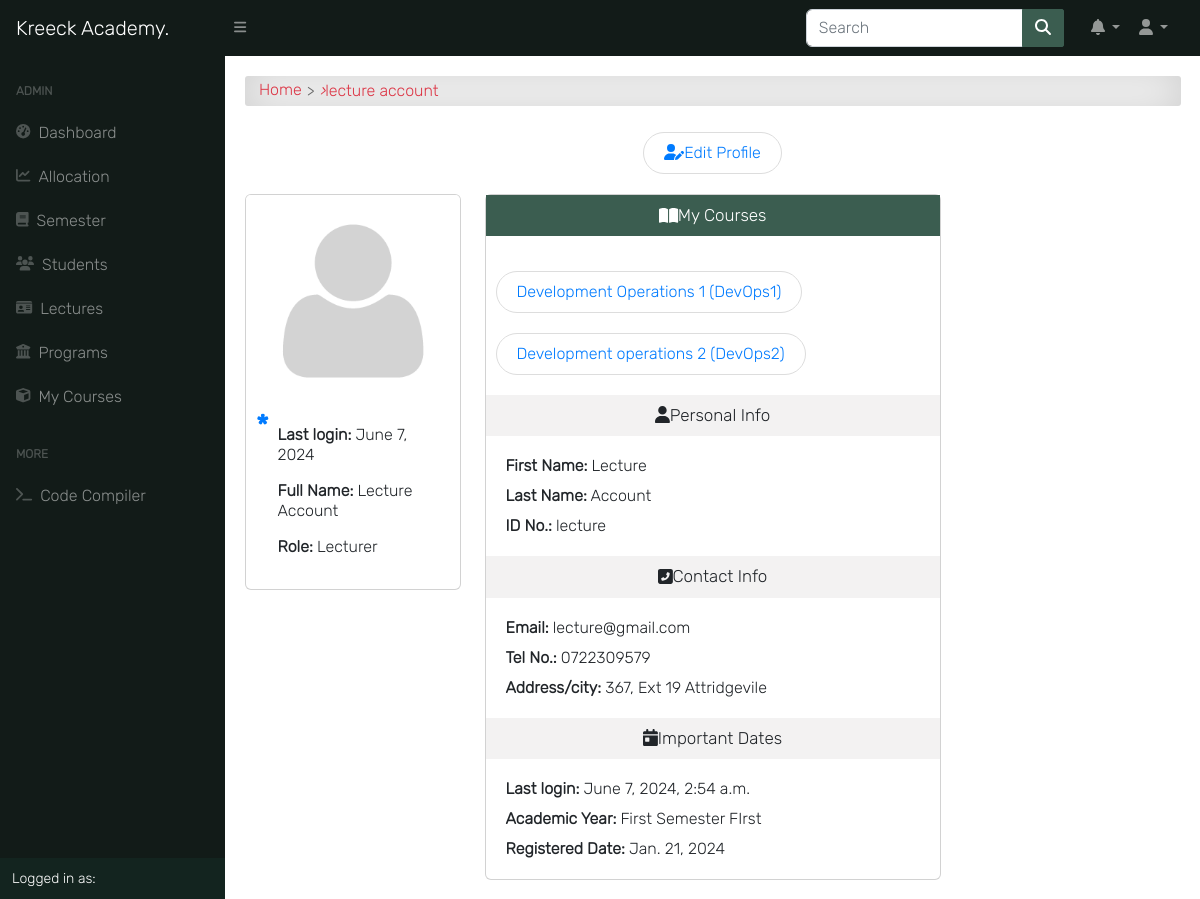
Page /auth/profile/2/detail/ (signed in) on the earlier database version.
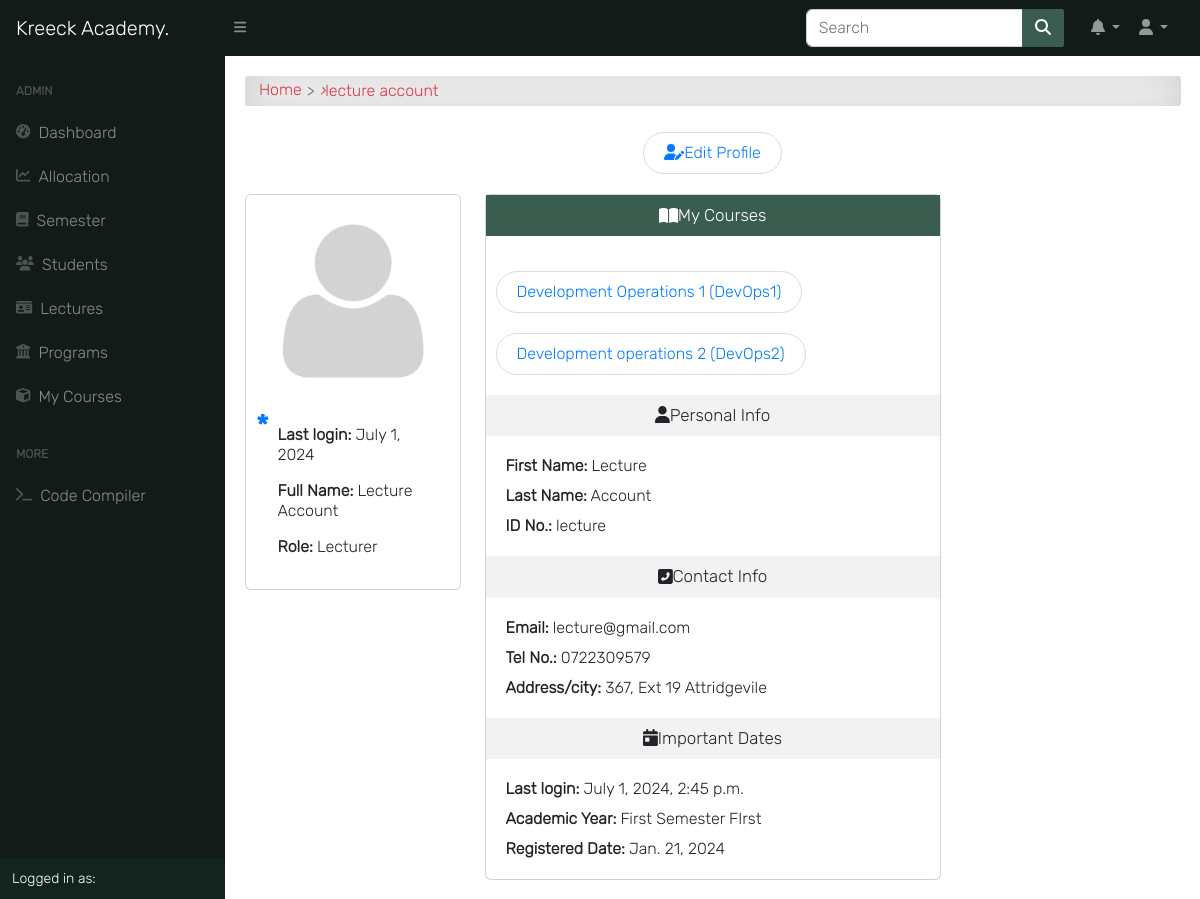
Same page on the later database version.
### accounts/models.py (models this page shows, shortened)
class User(AbstractUser):
    is_student = models.BooleanField(default=False)
    is_lecturer = models.BooleanField(default=False)
    is_parent = models.BooleanField(default=False)
    is_dep_head = models.BooleanField(default=False)
    phone = models.CharField(max_length=60, blank=True, null=True)
    address = models.CharField(max_length=60, blank=True, null=True)
    picture = models.ImageField(upload_to='profile_pictures/%y/%m/%d/', default='default.png', null=True)
    email = models.EmailField(blank=True, null=True)
    username_validator = ASCIIUsernameValidator()
    objects = UserManager()
    @property
    def get_full_name(self):
        full_name = self.username
        if self.first_name and self.last_name:
            full_name = self.first_name + " " + self.last_name
        return full_name
    @property
    def get_user_role(self):
        if self.is_superuser:
            return "Admin"
        elif self.is_student:
            return "Student"
        elif self.is_lecturer:
            return "Lecturer"
        elif self.is_parent:
            return "Parent"

### course/models.py (models this page shows, shortened)
class Course(models.Model):
    slug = models.SlugField(blank=True, unique=True)
    title = models.CharField(max_length=200, null=True)
    code = models.CharField(max_length=200, unique=True, null=True)
    credit = models.IntegerField(null=True, default=0)
    summary = models.TextField(max_length=200, blank=True, null=True)
    program = models.ForeignKey(Program, on_delete=models.CASCADE)
    level = models.CharField(max_length=25, choices=LEVEL, null=True)
    year = models.IntegerField(choices=YEARS, default=0)
    semester = models.CharField(choices=SEMESTER, max_length=200)
    is_elective = models.BooleanField(default=False, blank=True, null=True)
    price = models.DecimalField(max_digits=10, decimal_places=2, default=0.00)
    objects = CourseManager()
    def __str__(self):
        return "{0} ({1})".format(self.title, self.code, self.price)
    def get_absolute_url(self):
        return reverse('course_detail', kwargs={'slug': self.slug})

### app/models.py (models this page shows)
class Semester(models.Model):
    semester = models.CharField(max_length=10, choices=SEMESTER, blank=True)
    is_current_semester = models.BooleanField(default=False, blank=True, null=True)
    session = models.ForeignKey(Session, on_delete=models.CASCADE, blank=True, null=True)
    next_semester_begins = models.DateField(null=True, blank=True)
    def __str__(self):
        return self.semester

class Session(models.Model):
    session = models.CharField(max_length=200, unique=True)
    is_current_session = models.BooleanField(default=False, blank=True, null=True)
    next_session_begins = models.DateField(blank=True, null=True)
    def __str__(self):
        return self.session

### accounts/views.py (the view, shortened to what this page needs)
# urls.py: path('profile/<int:id>/detail/', profile_single, name='profile_single'),
@login_required
@admin_required
def profile_single(request, id):
    if request.user.id == id:
        return redirect("/profile/")
    current_session = get_object_or_404(Session, is_current_session=True)
    current_semester = get_object_or_404(Semester, is_current_semester=True, session=current_session)
    user = User.objects.get(pk=id)
    if user.is_lecturer:
        courses = Course.objects.filter(allocated_course__lecturer__pk=id).filter(semester=current_semester)
        context = {
            'title': user.get_full_name,
            "user": user,
            "user_type": "Lecturer",
            "courses": courses,
            'current_session': current_session,
            'current_semester': current_semester,
        }
        return render(request, 'accounts/profile_single.html', context)

### templates/accounts/profile_single.html (shortened to what this page needs)
{% extends 'base.html' %}
{% load static %}
{% load i18n %}
{% block content %}
<div id="input-nav"><a href="{% url 'home' %}" class="primary1">Home</a> <i>&rsaquo;</i> {{ user.get_full_name }}</div>
{% if request.user.is_superuser %}
<div class="btn-flex">
    {% if user.is_lecturer %}
    <a class="edit-btn" href="{% url 'staff_edit' pk=user.id %}">
        <i class="fas fa-user-edit"></i><span class="mobile-hide">Edit Profile</span>
    </a>
    {% endif %}
</div>
{% endif %}
<div class="row justify-content-between">
    <div class="col-md-3 mx-auto">
        <div class="card">
            {% if request.user.is_authenticated %}
                {% if not request.user.is_lecturer %}
                    <img src="{{ user.picture.url }}" class="dashboard-img" onload="cacheProfilePicture(this);">
                {% else %}
                    <img src="{{ user.picture.url }}" class="dashboard-img">
                {% endif %}
            {% endif %}
            <div class="program-description">
                <p><strong>Last login: </strong>{{ user.last_login|date }}</p>
                <p><strong>Full Name: </strong>{{ user.get_full_name|title }}</p>
                <p><strong>Role: </strong>
                    {{ user.get_user_role }}
                </p>
            </div>
        </div>
    </div>
    <div class="col-md-6">
        <div class="card">
            {% if user.is_lecturer %}
            <p class="form-title"><i class="fas fa-book-open"></i>My Courses</p>
            <div class="dashboard-description">
                {% if courses %}
                    <div class="flex">
                        {% for course in courses %}
                            <div class="flex"><a class="edit-btn" href="{{ course.get_absolute_url }}">{{ course }}</a></div>
                        {% endfor %}
                    </div>
                {% else %}
                        <div class="text-danger"><i class="far fa-frown"></i>No courses!</div>
                {% endif %}
            </div>
            {% endif %}
            <p class="title-info"><i class="fas fa-user"></i>Personal Info</p>
            <div class="dashboard-description">
                <p><strong>First Name:</strong> {{ user.first_name|title }}</p>
                <p><strong>Last Name:</strong> {{ user.last_name|title }}</p>
                <p><strong>ID No.:</strong> {{ user.username }}</p>
            </div>
            <p class="title-info"><i class="fas fa-phone-square-alt"></i>Contact Info</p>
            <div class="dashboard-description">
                <p><strong>Email:</strong> {{ user.email }}</p>
                <p><strong>Tel No.:</strong> {{ user.phone }}</p>
                <p><strong>Address/city:</strong> {{ user.address }}</p>
            </div>
            <p class="title-info"><i class="fa fa-calendar-day"></i>Important Dates</p>
            <div class="dashboard-description">
                <p><strong>Last login:</strong> {{ user.last_login }}</p>
                <p><strong>Academic Year:</strong> {{ current_semester }} Semester {{ current_session }}</p>
                <p><strong>Registered Date:</strong> {{ user.date_joined|date }}</p>
            </div>
        </div>
    </div>
    <div class="col-md-3 mx-auto"></div>
</div>
{% endblock content %}

### templates/base.html (shortened to what this page needs)
{% load static %}
<!DOCTYPE html>
<html lang="en">
  <head>
    <link
      href="https://cdn.jsdelivr.net/npm/simple-datatables@7.1.2/dist/style.min.css"
      rel="stylesheet"
    />
    <link href="{% static 'css/new-styles.css' %}" rel="stylesheet" />
    <link
      rel="stylesheet"
      type="text/css"
      href="{% static 'css/bootstrap.min.css' %}"
    />
    <link rel="stylesheet" type="text/css" href="{% static 'css/all.css' %}" />
    <link
      rel="stylesheet"
      type="text/css"
      href="{% static 'css/style.css' %}"
    />
  </head>
  <body>
    <nav class="sb-topnav navbar navbar-expand navbar-dark bg-dark">
      <a
        class="navbar-brand ps-3"
        style="font-family: 'Inter', sans-serif"
        href="{% url 'landing_page' %}"
        >Kreeck Academy<span>.</span></a
      >
      <a
        class="btn btn-link btn-sm order-1 order-lg-0 me-4 me-lg-0"
        id="sidebarToggle"
        href=""
      >
        <i class="fas fa-bars"></i>
      </a>
      <form
        class="d-none d-md-inline-block form-inline ms-auto me-0 me-md-3 my-2 my-md-0"
        action="{% url 'query' %}"
        method="GET"
      >
        <div class="input-group">
          <input
            id="primary-search"
            class="form-control"
            type="text"
            placeholder="Search"
            aria-label="Search for..."
            name="q"
            value="{{ request.GET.q }}"
            aria-describedby="btnNavbarSearch"
          />
          <button class="btn btn-primary" type="submit">
            <i class="fas fa-search"></i>
          </button>
        </div>
      </form>
      <ul class="navbar-nav ms-auto ms-md-0 me-3 me-lg-4">
        <li class="nav-item dropdown">
          <a
            class="nav-link dropdown-toggle"
            id="navbarDropdown"
            href="#"
            role="button"
            data-bs-toggle="dropdown"
            aria-expanded="false"
            ><i class="fas fa-bell fa-fw"></i
          ></a>
        </li>
        <li class="nav-item dropdown">
          <a
            class="nav-link dropdown-toggle"
            id="navbarDropdown"
            href="#"
            role="button"
            data-bs-toggle="dropdown"
            aria-expanded="false"
            ><i class="fas fa-user fa-fw"></i
          ></a>
        </li>
      </ul>
    </nav>
    <div id="layoutSidenav">
      <div id="layoutSidenav_nav">
        <nav class="sb-sidenav accordion sb-sidenav-dark" id="sidenavAccordion">
          <div class="sb-sidenav-menu">
            <div class="nav">
               {% if request.user.is_superuser %}
              <div class="sb-sidenav-menu-heading">Admin</div>
              <a class="nav-link" href="{% url 'home' %}">
                <div class="sb-nav-link-icon">
                  <i class="fas fa-tachometer-alt"></i>
                </div>
                Dashboard
              </a>
              <a class="nav-link" href="{% url 'course_allocation_view' %}">
                <div class="sb-nav-link-icon">
                  <i class="fas fa-line-chart"></i>
                </div>
                Allocation
              </a>
              <a class="nav-link" href="{% url 'semester_list'%} ">
                <div class="sb-nav-link-icon">
                  <i class="fas fa-book"></i>
                </div>
                Semester
              </a>
              <a class="nav-link" href="{% url 'student_list'%}">
                <div class="sb-nav-link-icon">
                  <i class="fas fa-users"></i>
                </div>
                Students
              </a>
              <a class="nav-link" href="{% url 'lecturer_list'%}">
                <div class="sb-nav-link-icon">
                  <i class="fas fa-id-card"></i>
                </div>
                Lectures
              </a>
              {% endif %}
              <a class="nav-link" href="{% url 'programs'%}">
                <div class="sb-nav-link-icon">
                  <i class="fas fa-institution"></i>
                </div>
                Programs
              </a>
              <a class="nav-link" href="{% url 'user_course_list' %}">
                <div class="sb-nav-link-icon">
                  <i class="fas fa-cube"></i>
                </div>
                My Courses
              </a>
               {% if request.user.is_superuser %}
              <div class="sb-sidenav-menu-heading">More</div>
              <a class="nav-link" href="{% url 'compiler' %}">
                <div class="sb-nav-link-icon">
                  <i class="fas fa-terminal"></i>
                </div>
                Code Compiler
              </a>
              {% endif %}
            </div>
          </div>
          <div class="sb-sidenav-footer">
            <div class="small">Logged in as:</div>
          </div>
        </nav>
      </div>
      <div id="layoutSidenav_content">
        <main class="main-content-box">
          {% block content %} {% endblock content %}
        </main>
      </div>
    </div>
  </body>
</html>

### static/css/all.css (style rules this page uses)
.fa-fw { text-align: center; width: 1.25em; }
.fa-bars:before { content: "\f0c9"; color: white; }
.fa-bell:before { content: "\f0f3"; }
.fa-book:before { content: "\f02d"; }
.fa-book-open:before { content: "\f518"; }
.fa-calendar-day:before { content: "\f783"; }
.fa-chart-line:before { content: "\f201"; }
.fa-cube:before { content: "\f1b2"; }
.fa-id-card:before { content: "\f2c2"; }
.fa-terminal:before { content: "\f120"; }
.fa-user:before { content: "\f007"; }
.fa-users:before { content: "\f0c0"; }

### static/css/style.css (style rules this page uses)
*, body { font-family: "Inter", sans-serif; }
body { background-color: #ffffff; }
.btn { border-radius: 2px; }
.btn-flex { display: -webkit-box; display: -ms-flexbox; display: flex; -webkit-box-pack: center; -ms-flex-pack: center; justify-content: center; -ms-flex-wrap: wrap; flex-wrap: wrap; margin: 10px auto; }
li { list-style: none; }
.dropdown { display: -webkit-box; display: -ms-flexbox; display: flex; -webkit-box-align: center; -ms-flex-align: center; align-items: center; position: relative; }
#input-nav { display: -webkit-box; display: -ms-flexbox; display: flex; -ms-flex-wrap: wrap; flex-wrap: wrap; -webkit-box-align: center; -ms-flex-align: center; align-items: center; padding: 0.3rem 0.9rem; margin-bottom: 1rem; color: #dc3545; border-radius: 3px; background-color: #fff !important; -webkit-box-shadow: inset 0 0 2.5rem rgba(0, 0, 0, 0.2); box-shadow: inset 0 0 2.5rem rgba(0, 0, 0, 0.2); }
#input-nav a { color: #dc3545; }
#input-nav a::after { content: ">"; color: #666; margin: 0 5px; vertical-align: middle; }
a { color: #666; text-decoration: none; }
.dashboard-img { width: 100%; border-top-left-radius: 0.3em; border-top-right-radius: 0.3em; }
.dashboard-description { padding: 10px; }
.dashboard-description p { margin: 10px; }
.program-description { position: relative; padding: 1rem 2rem; }
.program-description::before { content: "*"; position: absolute; top: 0; left: 10px; color: #007bff; font-weight: bold; font-size: 30px; margin-right: 1rem; }
.title-info { font-weight: 400; font-size: 17px; padding: 10px; background: #f3f2f2; text-align: center; margin: 0px; }
.form-title { display: -webkit-box; display: -ms-flexbox; display: flex; -webkit-box-align: center; -ms-flex-align: center; align-items: center; -webkit-box-pack: center; -ms-flex-pack: center; justify-content: center; font-weight: 400; font-size: 17px; padding: 10px; background: #3b5d50; color: #fff; text-align: center; margin-bottom: 15px; }
.edit-btn { font-family: inherit; text-align: center; width: auto; padding: 10px 20px; margin: 10px auto; cursor: pointer; color: #007bff; border: 1px solid #ddd; border-radius: 2rem; }
.flex { display: -webkit-box; display: -ms-flexbox; display: flex; -ms-flex-wrap: wrap; flex-wrap: wrap; -webkit-box-pack: justify; -ms-flex-pack: justify; justify-content: space-between; }

### templates/base.html (style rules this page uses)
.main-content-box { padding: 2%; }

Differences in the rows shown:
changed User "lecture account": last_login "June 7, 2024" → "July 1, 2024"; last_login "June 7, 2024, 2:54 a.m." → "July 1, 2024, 2:45 p.m."
